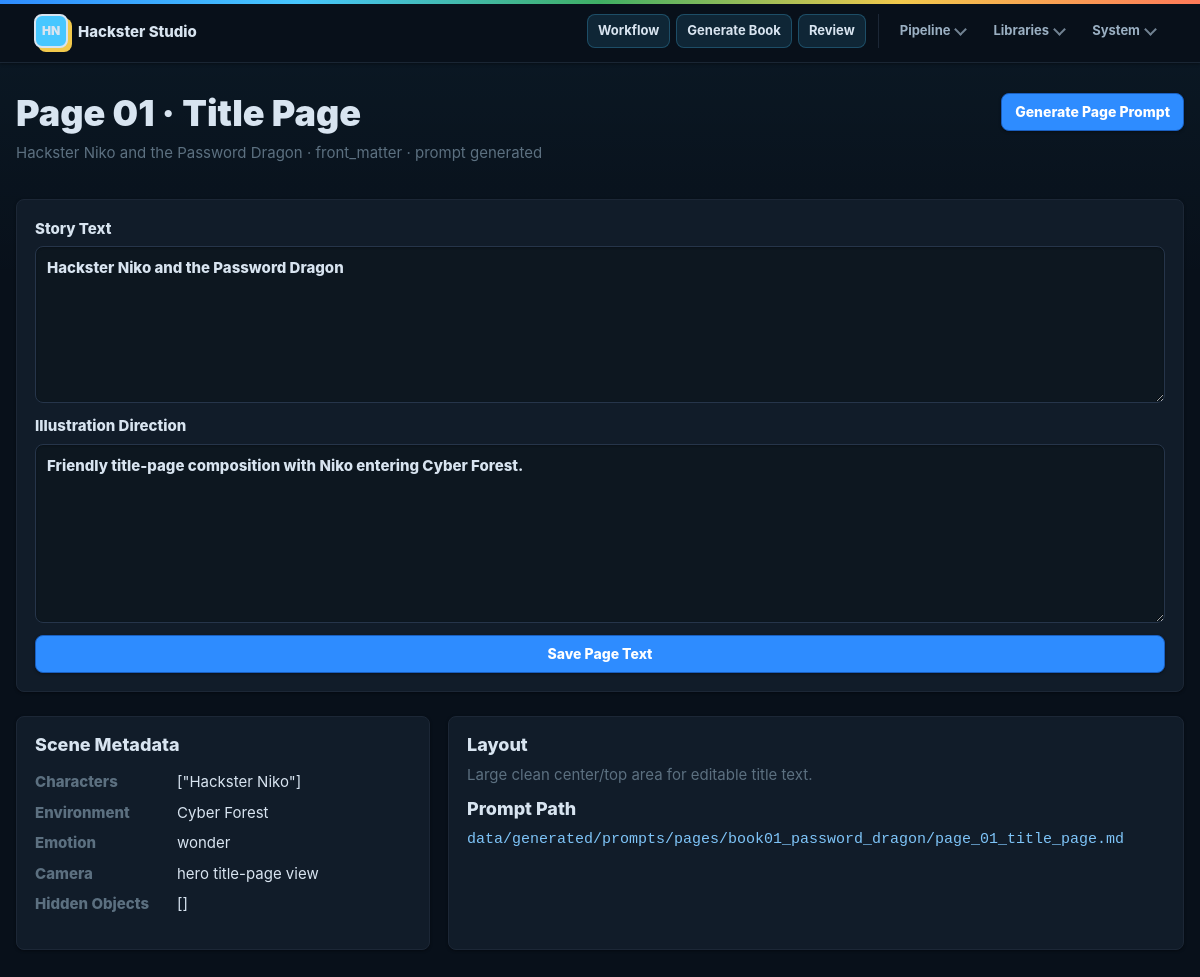
The app's page /pages/1 with its own data.
### hackster_studio/models.py (models this page shows)
class Page(SQLModel, table=True):
    id: int | None = Field(default=None, primary_key=True)
    book_id: int = Field(index=True, foreign_key="book.id")
    page_number: int = Field(index=True)
    page_type: str = "story"
    scene_title: str = ""
    story_text: str = ""
    illustration_direction: str = ""
    characters_json: str = "[]"
    environment: str = ""
    emotion: str = ""
    camera: str = ""
    hidden_objects_json: str = "[]"
    text_safe_area: str = ""
    illustration_path: str = ""
    prompt_path: str = ""
    status: str = "planned"

class Book(SQLModel, table=True):
    id: int | None = Field(default=None, primary_key=True)
    title: str = Field(index=True)
    slug: str = Field(index=True, unique=True)
    series: str = ""
    target_age: str = ""
    lesson: str = ""
    page_count: int = 32
    trim_size: str = "8.5x8.5"
    status: str = "planning"
    created_at: datetime = Field(default_factory=utc_now)
    updated_at: datetime = Field(default_factory=utc_now)

### hackster_studio/main.py (the view)
@app.get("/pages/{page_id}", response_class=HTMLResponse)
def page_detail(request: Request, page_id: int, session: Session = Depends(get_session)) -> HTMLResponse:
    page = get_page(session, page_id)
    book = session.get(Book, page.book_id) if page else None
    return templates.TemplateResponse(request, "page_detail.html", {"page": page, "book": book})

### hackster_studio/templates/page_detail.html (shortened to what this page needs)
{% extends "base.html" %}
{% block content %}
{% if page %}
<section class="page-head">
  <div>
    <h1>Page {{ "%02d"|format(page.page_number) }} · {{ page.scene_title }}</h1>
    <p>{{ book.title if book else "" }} · {{ page.page_type }} · {{ page.status }}</p>
  </div>
  <form method="post" action="/pages/{{ page.id }}/generate-prompt">
    <button type="submit">Generate Page Prompt</button>
  </form>
</section>
<form class="editor" method="post" action="/pages/{{ page.id }}/edit">
  <label>
    Story Text
    <textarea name="story_text" rows="6">{{ page.story_text }}</textarea>
  </label>
  <label>
    Illustration Direction
    <textarea name="illustration_direction" rows="7">{{ page.illustration_direction }}</textarea>
  </label>
  <button type="submit">Save Page Text</button>
</form>
<section class="detail-grid">
  <div>
    <h2>Scene Metadata</h2>
    <dl>
      <dt>Characters</dt><dd>{{ page.characters_json }}</dd>
      <dt>Environment</dt><dd>{{ page.environment }}</dd>
      <dt>Emotion</dt><dd>{{ page.emotion }}</dd>
      <dt>Camera</dt><dd>{{ page.camera }}</dd>
      <dt>Hidden Objects</dt><dd>{{ page.hidden_objects_json }}</dd>
    </dl>
  </div>
  <div>
    <h2>Layout</h2>
    <p>{{ page.text_safe_area }}</p>
    <h2>Prompt Path</h2>
    <p><code>{{ page.prompt_path or "Not generated yet" }}</code></p>
  </div>
</section>
{% else %}
<p class="empty">Page not found.</p>
{% endif %}
{% endblock %}

### hackster_studio/static/app.css (style rules this page uses)
:root { --ink: #182233; --ink-soft: #344054; --muted: #667085; --line: #d6dedc; --line-strong: #b7c5c1; --panel: #ffffff; --panel-soft: #f8fbfa; --surface: #eef4f1; --blue: #2e8cff; --cyan: #47c7ff; --green: #3faf64; --gold: #f2c94c; --coral: #ff7a59; --bad: #b94a48; --good: #28784f; --shadow-sm: 0 1px 2px rgba(24, 34, 51, 0.08); --shadow-md: 0 14px 34px rgba(24, 34, 51, 0.12); --shadow-lg: 0 24px 60px rgba(24, 34, 51, 0.18); }
* { box-sizing: border-box; }
html { min-width: 320px; }
body { margin: 0; color: var(--ink); background: linear-gradient(180deg, rgba(71, 199, 255, 0.13), rgba(71, 199, 255, 0) 280px), linear-gradient(180deg, #f9fbfa 0%, var(--surface) 100%); font: 15px/1.5 Inter, ui-sans-serif, system-ui, -apple-system, BlinkMacSystemFont, "Segoe UI", sans-serif; letter-spacing: 0; }
body::before { content: ""; position: fixed; inset: 0 0 auto; height: 4px; background: linear-gradient(90deg, var(--blue), var(--cyan), var(--green), var(--gold), var(--coral)); pointer-events: none; z-index: 10; }
.page-head { display: flex; align-items: flex-start; justify-content: space-between; gap: 22px; margin-bottom: 22px; }
h1, h2, h3 { margin: 0 0 8px; line-height: 1.15; letter-spacing: 0; }
h1 { font-size: clamp(30px, 3vw, 44px); font-weight: 900; }
h2 { color: var(--ink); font-size: 18px; font-weight: 850; }
p { margin: 0 0 12px; color: var(--muted); }
.metric, .item-row, .detail-grid > div, .prompt-layout > aside, .prompt-layout > div, .notice, .editor, .inline-form { background: rgba(255, 255, 255, 0.94); border: 1px solid var(--line); border-radius: 8px; box-shadow: var(--shadow-sm); }
.two-col, .detail-grid, .prompt-layout { display: grid; grid-template-columns: minmax(0, 0.9fr) minmax(0, 1.6fr); gap: 18px; }
.two-col > div, .detail-grid > div, .prompt-layout > aside, .prompt-layout > div { min-width: 0; }
.button-link, button { display: inline-flex; align-items: center; justify-content: center; min-height: 38px; padding: 8px 13px; border: 1px solid var(--line-strong); border-radius: 8px; background: #fff; color: var(--ink); cursor: pointer; font: inherit; font-size: 14px; font-weight: 800; line-height: 1; box-shadow: var(--shadow-sm); }
.button-link, form button[type="submit"], button[data-action="save"], button[data-action="export-flat"] { border-color: #1e71ca; background: var(--blue); color: #fff; }
.detail-grid > div, .prompt-layout > aside, .prompt-layout > div { padding: 18px; }
pre, code { font-family: ui-monospace, SFMono-Regular, Menlo, Consolas, monospace; }
code { color: #3b5573; }
.editor, .inline-form { display: grid; gap: 12px; margin-bottom: 24px; padding: 18px; }
label { display: grid; gap: 6px; color: var(--ink); font-weight: 800; }
textarea, input, select { width: 100%; border: 1px solid var(--line-strong); border-radius: 8px; padding: 10px 11px; background: #fff; color: var(--ink); font: inherit; box-shadow: inset 0 1px 2px rgba(24, 34, 51, 0.05); }
dl { display: grid; grid-template-columns: 130px 1fr; gap: 8px 12px; }
dt { color: var(--muted); font-weight: 850; }
dd { margin: 0; }
html.dark { color-scheme: dark; --ink: #d8e4f0; --ink-soft: #9aafc2; --muted: #5c7080; --line: #1c2736; --line-strong: #26354a; --panel: #121c28; --panel-soft: #0d1720; --surface: #08101a; --bad: #d97070; --good: #4ea870; --shadow-sm: 0 1px 3px rgba(0, 0, 0, .40); --shadow-md: 0 12px 30px rgba(0, 0, 0, .50); --shadow-lg: 0 22px 56px rgba(0, 0, 0, .65); }
html.dark body { background: linear-gradient(180deg, rgba(71, 199, 255, 0.05), rgba(71, 199, 255, 0) 280px), linear-gradient(180deg, #08101a 0%, var(--surface) 100%); }
html.dark .metric, html.dark .item-row, html.dark .detail-grid > div, html.dark .prompt-layout > aside, html.dark .prompt-layout > div, html.dark .editor, html.dark .inline-form { background: rgba(18, 28, 42, 0.97); }
html.dark button, html.dark .button-link { background: var(--panel); border-color: var(--line-strong); color: var(--ink); }
html.dark .button-link, html.dark form button[type="submit"], html.dark button[data-action="save"], html.dark button[data-action="export-flat"], html.dark .btn-primary { border-color: #1a5fbf; background: var(--blue); color: #fff; }
html.dark code { color: #7ec4f8; }
html.dark textarea, html.dark input:not([type="color"]):not([type="range"]), html.dark select { background: var(--panel-soft); color: var(--ink); border-color: var(--line-strong); box-shadow: inset 0 1px 2px rgba(0, 0, 0, .25); }

### records on screen
Page: page_number "01", scene_title "Title Page", page_type "front_matter", status "prompt generated", story_text "Hackster Niko and the Password Dragon", illustration_direction "Friendly title-page composition with Niko entering Cyber Forest.", characters_json "[\"Hackster Niko\"]", environment "Cyber Forest", emotion "wonder", camera "hero title-page view", hidden_objects_json "[]", text_safe_area "Large clean center/top area for editable title text.", prompt_path "data/generated/prompts/pages/book01_password_dragon/page_01_title_page.md"
Book: title "Hackster Niko and the Password Dragon"
